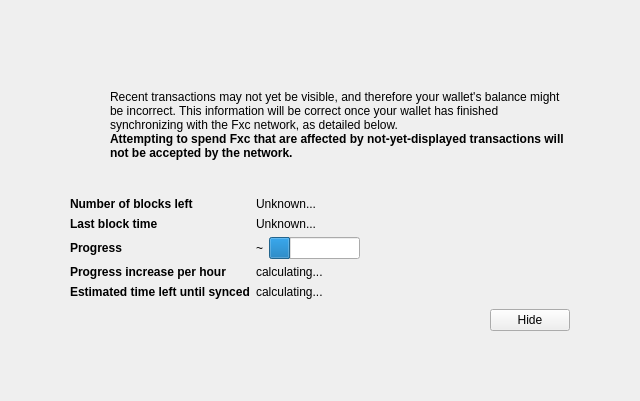
<?xml version="1.0" encoding="UTF-8"?>
<ui version="4.0">
 <class>ModalOverlay</class>
 <widget class="ModalOverlay" name="ModalOverlay">
  <property name="geometry">
   <rect>
    <x>0</x>
    <y>0</y>
    <width>640</width>
    <height>401</height>
   </rect>
  </property>
  <property name="windowTitle">
   <string>Form</string>
  </property>
  <layout class="QVBoxLayout" name="verticalLayout" stretch="0">
   <property name="sizeConstraint">
    <enum>QLayout::SetDefaultConstraint</enum>
   </property>
   <property name="leftMargin">
    <number>0</number>
   </property>
   <property name="topMargin">
    <number>0</number>
   </property>
   <property name="rightMargin">
    <number>0</number>
   </property>
   <property name="bottomMargin">
    <number>0</number>
   </property>
   <item>
    <widget class="QWidget" name="bgWidget" native="true">
     <property name="styleSheet">
      <string notr="true"/>
     </property>
     <layout class="QVBoxLayout" name="verticalLayoutMain" stretch="0">
      <property name="leftMargin">
       <number>60</number>
      </property>
      <property name="topMargin">
       <number>60</number>
      </property>
      <property name="rightMargin">
       <number>60</number>
      </property>
      <property name="bottomMargin">
       <number>60</number>
      </property>
      <item>
       <widget class="QWidget" name="contentWidget" native="true">
        <property name="styleSheet">
         <string notr="true"/>
        </property>
        <layout class="QVBoxLayout" name="verticalLayoutSub" stretch="1,0,0,0,0">
         <property name="spacing">
          <number>0</number>
         </property>
         <property name="leftMargin">
          <number>10</number>
         </property>
         <property name="topMargin">
          <number>10</number>
         </property>
         <property name="rightMargin">
          <number>10</number>
         </property>
         <property name="bottomMargin">
          <number>10</number>
         </property>
         <item>
          <layout class="QHBoxLayout" name="horizontalLayoutIconText" stretch="0,1">
           <property name="topMargin">
            <number>20</number>
           </property>
           <item>
            <layout class="QVBoxLayout" name="verticalLayoutIcon">
             <property name="leftMargin">
              <number>0</number>
             </property>
             <item>
              <widget class="QPushButton" name="warningIcon">
               <property name="enabled">
                <bool>false</bool>
               </property>
               <property name="text">
                <string/>
               </property>
               <property name="icon">
                <iconset>
                 <normaloff>:/icons/warning</normaloff>
                 <disabledoff>:/icons/warning</disabledoff>:/icons/warning</iconset>
               </property>
               <property name="iconSize">
                <size>
                 <width>48</width>
                 <height>48</height>
                </size>
               </property>
               <property name="flat">
                <bool>true</bool>
               </property>
              </widget>
             </item>
             <item>
              <spacer name="verticalSpacerWarningIcon">
               <property name="orientation">
                <enum>Qt::Vertical</enum>
               </property>
               <property name="sizeHint" stdset="0">
                <size>
                 <width>20</width>
                 <height>40</height>
                </size>
               </property>
              </spacer>
             </item>
            </layout>
           </item>
           <item>
            <layout class="QVBoxLayout" name="verticalLayoutInfoText">
             <property name="leftMargin">
              <number>0</number>
             </property>
             <property name="topMargin">
              <number>0</number>
             </property>
             <item>
              <widget class="QLabel" name="infoText">
               <property name="text">
                <string>Recent transactions may not yet be visible, and therefore your wallet's balance might be incorrect. This information will be correct once your wallet has finished synchronizing with the Fxc network, as detailed below.</string>
               </property>
               <property name="textFormat">
                <enum>Qt::RichText</enum>
               </property>
               <property name="wordWrap">
                <bool>true</bool>
               </property>
              </widget>
             </item>
             <item>
              <widget class="QLabel" name="infoTextStrong">
               <property name="font">
                <font>
                 <weight>75</weight>
                 <bold>true</bold>
                </font>
               </property>
               <property name="text">
                <string>Attempting to spend Fxc that are affected by not-yet-displayed transactions will not be accepted by the network.</string>
               </property>
               <property name="textFormat">
                <enum>Qt::RichText</enum>
               </property>
               <property name="wordWrap">
                <bool>true</bool>
               </property>
              </widget>
             </item>
             <item>
              <spacer name="verticalSpacerInTextSpace">
               <property name="orientation">
                <enum>Qt::Vertical</enum>
               </property>
               <property name="sizeHint" stdset="0">
                <size>
                 <width>20</width>
                 <height>40</height>
                </size>
               </property>
              </spacer>
             </item>
            </layout>
           </item>
          </layout>
         </item>
         <item>
          <spacer name="verticalSpacerAfterText">
           <property name="orientation">
            <enum>Qt::Vertical</enum>
           </property>
           <property name="sizeHint" stdset="0">
            <size>
             <width>20</width>
             <height>40</height>
            </size>
           </property>
          </spacer>
         </item>
         <item>
          <layout class="QFormLayout" name="formLayout">
           <property name="fieldGrowthPolicy">
            <enum>QFormLayout::FieldsStayAtSizeHint</enum>
           </property>
           <property name="horizontalSpacing">
            <number>6</number>
           </property>
           <property name="verticalSpacing">
            <number>6</number>
           </property>
           <property name="topMargin">
            <number>10</number>
           </property>
           <item row="0" column="0">
            <widget class="QLabel" name="labelNumberOfBlocksLeft">
             <property name="font">
              <font>
               <weight>75</weight>
               <bold>true</bold>
              </font>
             </property>
             <property name="text">
              <string>Number of blocks left</string>
             </property>
            </widget>
           </item>
           <item row="0" column="1">
            <widget class="QLabel" name="numberOfBlocksLeft">
             <property name="text">
              <string>Unknown...</string>
             </property>
            </widget>
           </item>
           <item row="1" column="0">
            <widget class="QLabel" name="labelLastBlockTime">
             <property name="font">
              <font>
               <weight>75</weight>
               <bold>true</bold>
              </font>
             </property>
             <property name="text">
              <string>Last block time</string>
             </property>
            </widget>
           </item>
           <item row="1" column="1">
            <widget class="QLabel" name="newestBlockDate">
             <property name="sizePolicy">
              <sizepolicy hsizetype="Maximum" vsizetype="Preferred">
               <horstretch>0</horstretch>
               <verstretch>0</verstretch>
              </sizepolicy>
             </property>
             <property name="text">
              <string>Unknown...</string>
             </property>
            </widget>
           </item>
           <item row="2" column="0">
            <widget class="QLabel" name="labelSyncDone">
             <property name="font">
              <font>
               <weight>75</weight>
               <bold>true</bold>
              </font>
             </property>
             <property name="text">
              <string>Progress</string>
             </property>
            </widget>
           </item>
           <item row="2" column="1">
            <layout class="QHBoxLayout" name="horizontalLayoutSync" stretch="0,1">
             <item>
              <widget class="QLabel" name="percentageProgress">
               <property name="text">
                <string>~</string>
               </property>
              </widget>
             </item>
             <item>
              <widget class="QProgressBar" name="progressBar">
               <property name="value">
                <number>24</number>
               </property>
               <property name="format">
                <string/>
               </property>
              </widget>
             </item>
            </layout>
           </item>
           <item row="4" column="0">
            <widget class="QLabel" name="labelProgressIncrease">
             <property name="font">
              <font>
               <weight>75</weight>
               <bold>true</bold>
              </font>
             </property>
             <property name="text">
              <string>Progress increase per hour</string>
             </property>
            </widget>
           </item>
           <item row="4" column="1">
            <widget class="QLabel" name="progressIncreasePerH">
             <property name="text">
              <string>calculating...</string>
             </property>
            </widget>
           </item>
           <item row="5" column="0">
            <widget class="QLabel" name="labelEstimatedTimeLeft">
             <property name="font">
              <font>
               <weight>75</weight>
               <bold>true</bold>
              </font>
             </property>
             <property name="text">
              <string>Estimated time left until synced</string>
             </property>
            </widget>
           </item>
           <item row="5" column="1">
            <widget class="QLabel" name="expectedTimeLeft">
             <property name="text">
              <string>calculating...</string>
             </property>
            </widget>
           </item>
          </layout>
         </item>
         <item>
          <layout class="QHBoxLayout" name="horizontalLayoutButtons">
           <property name="leftMargin">
            <number>10</number>
           </property>
           <property name="topMargin">
            <number>10</number>
           </property>
           <item>
            <spacer name="horizontalSpacer">
             <property name="orientation">
              <enum>Qt::Horizontal</enum>
             </property>
             <property name="sizeHint" stdset="0">
              <size>
               <width>40</width>
               <height>20</height>
              </size>
             </property>
            </spacer>
           </item>
           <item>
            <widget class="QPushButton" name="closeButton">
             <property name="text">
              <string>Hide</string>
             </property>
            </widget>
           </item>
          </layout>
         </item>
         <item>
          <layout class="QVBoxLayout" name="verticalLayout_2">
           <item>
            <spacer name="verticalSpacer">
             <property name="orientation">
              <enum>Qt::Vertical</enum>
             </property>
             <property name="sizeHint" stdset="0">
              <size>
               <width>20</width>
               <height>40</height>
              </size>
             </property>
            </spacer>
           </item>
          </layout>
         </item>
        </layout>
       </widget>
      </item>
     </layout>
    </widget>
   </item>
  </layout>
 </widget>
 <customwidgets>
  <customwidget>
   <class>ModalOverlay</class>
   <extends>QWidget</extends>
   <header>modaloverlay.h</header>
   <container>1</container>
  </customwidget>
 </customwidgets>
 <resources/>
 <connections/>
</ui>
